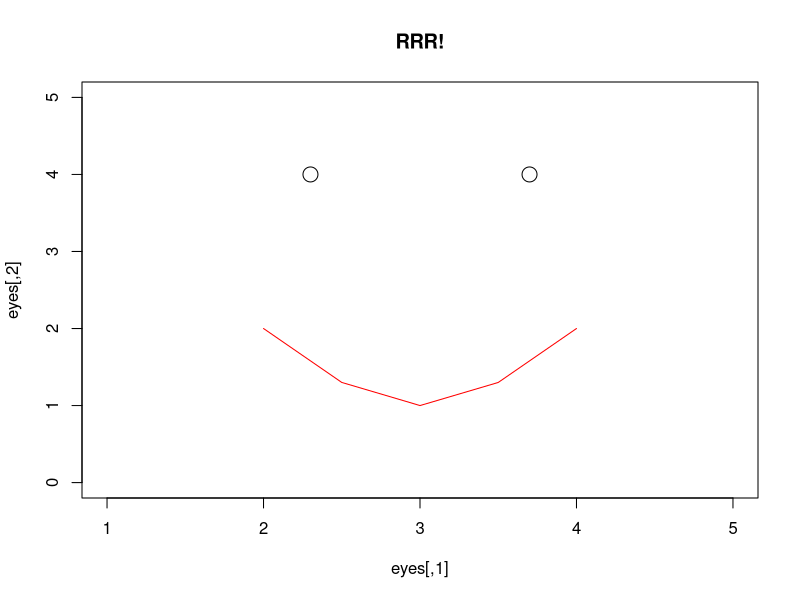

Reproduce this figure in R.
## ---- chunk 1
knitr::opts_chunk$set(
  collapse = TRUE,
  comment = "#>",
  out.width = "50%"
)
## ---- chunk 2
pkgs = c(
  "sf",          # spatial data package
  "stats19",     # downloads and formats open stats19 crash data
  "dplyr",       # a package data manipulation, part of the tidyverse
  "tmap"         # for making maps
)
## ---- chunk 3
knitr::write_bib(x = pkgs, "packages.bib")
## ---- chunk 4
z = c(1, 2, -1, 1, 3)
l = c(NA, "a", "b", "c") # labels in ascending order
z_factor = factor(z, labels = l)
z_charcter = as.character(z_factor)
z_charcter
## ---- chunk 5
eyes = c(2.3, 4, 3.7, 4)
eyes = matrix(eyes, ncol = 2, byrow = T)
mouth = c(2, 2, 2.5, 1.3, 3, 1, 3.5, 1.3, 4, 2)
mouth = matrix(mouth, ncol = 2, byrow = T)
plot(eyes, type = "p", main = "RRR!", cex = 2, xlim = c(1, 5), ylim = c(0, 5))
lines(mouth, type = "l", col = "red")
